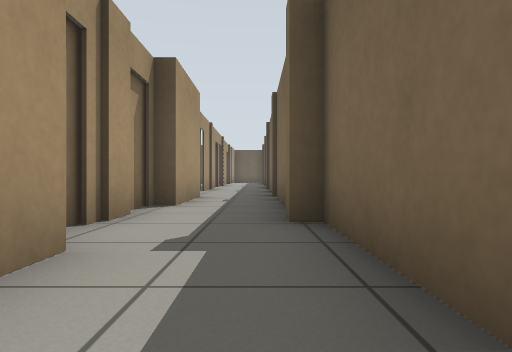
view 1 (above)

12 first-person views from a walk through a world built for the Gazebo simulator. The camera is 0.5 m above the floor, looks level and sees 75° across. The floor is counted in squares, 1 m on a side. Each view is taken from the middle of a square. On the plan, view 1 faces up. The plan holds only what a view shows up to about 9 squares ahead; the rest is blank.

view 2
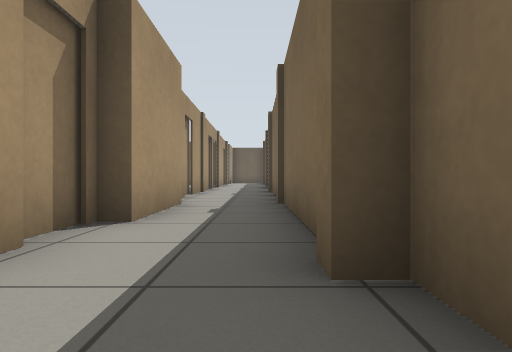

view 3
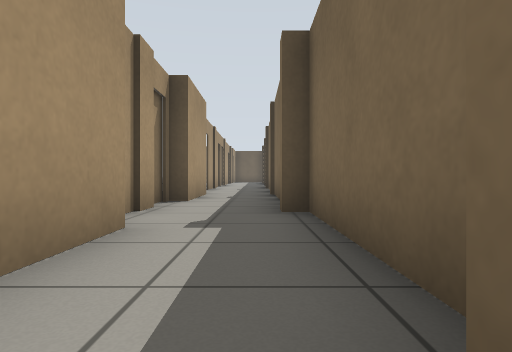

view 4
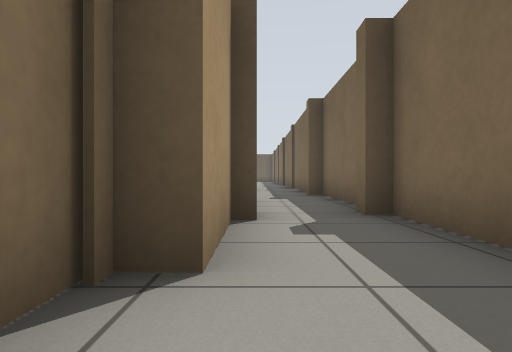

view 5
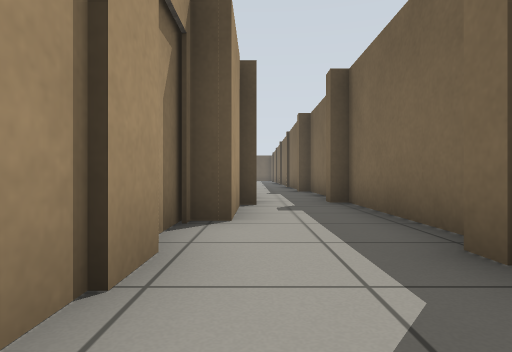

view 6
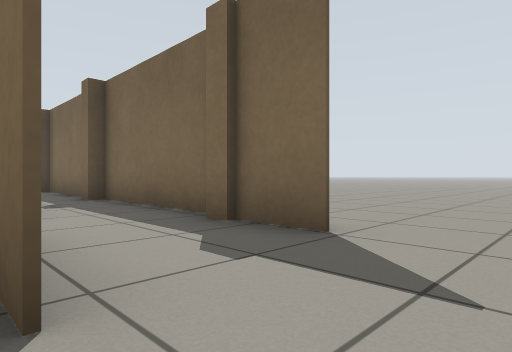

view 7
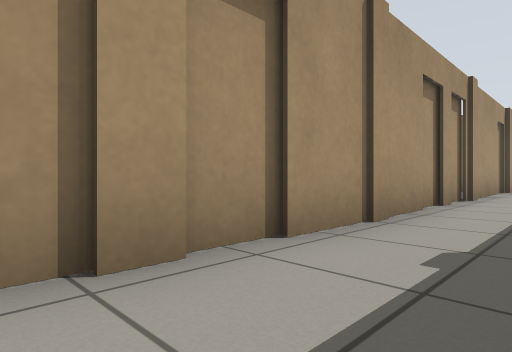

view 8
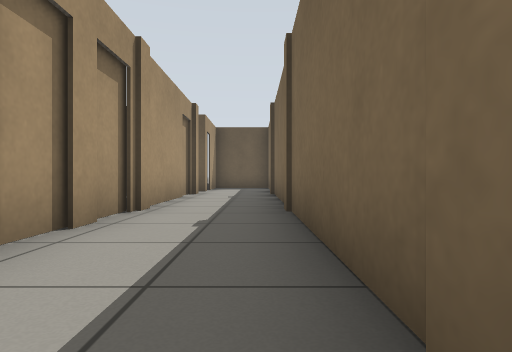

view 9
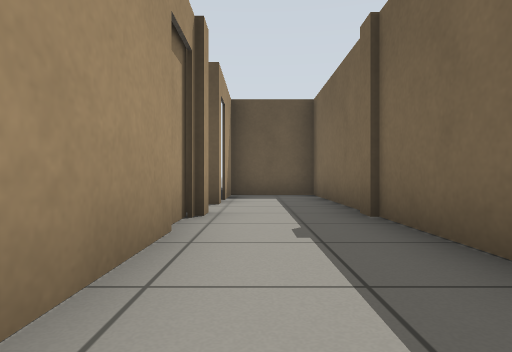

view 10
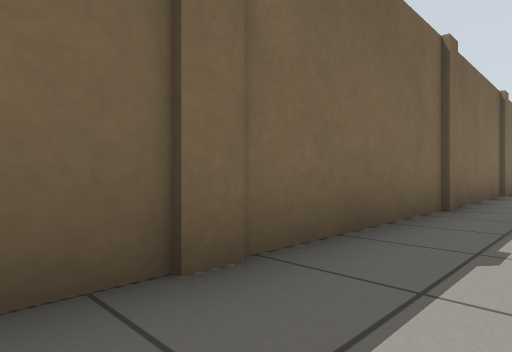

view 11
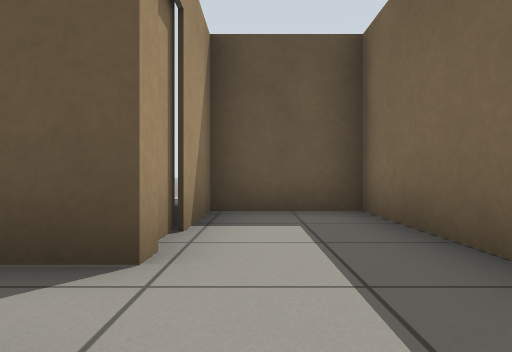

view 12
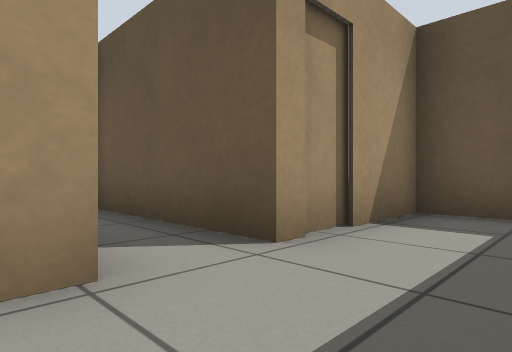

### Floor plan
Points are (right, up) in squares from view 1. A wall is a line through its corners. A room is listed if a view was taken in it or the views show most of it. See-through windows are left out.
Room 1 (views 1, 2)
walls: (0.5, 3.5) (0.5, 8.5); (-1.3, 2.2) (-1.3, 0.6); (-1.3, 8.1) (-1.3, 5.6) (-1.7, 5.6) (-1.7, 3.1); (0.7, 0.1) (0.7, 3.6) (0.3, 3.6)
ways out: opening at (0, -1) to room 2; open door at (-2, 3) to room 3; open door at (-2, 5) to room 3; opening at (-1, 9) to room 4
Room 2 (views 3, 4, 5)
walls: (0.7, -4.4) (0.7, -0.8); (0.5, -6.4) (0.5, -4.7); (-0.9, -1.2) (-1.3, -1.2) (-1.3, -3.3) (-1.7, -3.3) (-1.7, -6.1); (0.5, -0.9) (0.5, -0.4)
ways out: opening at (0, -1) to room 1; opening at (-2, -7.5) to room 3; open door at (-2, -4) to room 3; opening at (1, -7.5)
Room 3 (view 6)
walls: (-1.8, -6.9) (-1.8, -6.3); (-1.7, 22.9) (-5.3, 22.9)
ways out: open door at (-2, 3) to room 1; open door at (-2, 5) to room 1; opening at (-2, -7.5) to room 2; open door at (-2, -4) to room 2; open door at (-2, 10) to room 4; open door at (-2, 15) to room 4; open door at (-2, 20.5) to room 4
Room 4 (views 7, 8, 9, 10, 11, 12)
walls: (-1.7, 20.1) (-1.7, 9.1); (-1.7, 21.6) (-1.7, 20.4); (-1.7, 24.4) (-1.7, 22.9); (0.5, 8.5) (0.5, 25.7) (-1.5, 25.7)
ways out: opening at (-1, 9) to room 1; open door at (-2, 10) to room 3; open door at (-2, 15) to room 3; open door at (-2, 20.5) to room 3; open door at (-2, 23.5)

Where each view was taken, in squares from view 1:
view 1: 0 up, 0 right, facing up
view 2: 2 up, 0 right, facing up
view 3: 1 down, 0 right, facing up
view 4: 5 down, 1 left, facing up
view 5: 7 down, 1 left, facing up
view 6: 8 down, 2 left, facing up-right
view 7: 9 up, 0 right, facing up-left
view 8: 12 up, 0 right, facing up
view 9: 17 up, 1 left, facing up
view 10: 18 up, 1 left, facing down-right
view 11: 21 up, 1 left, facing up
view 12: 21 up, 0 right, facing up-left
